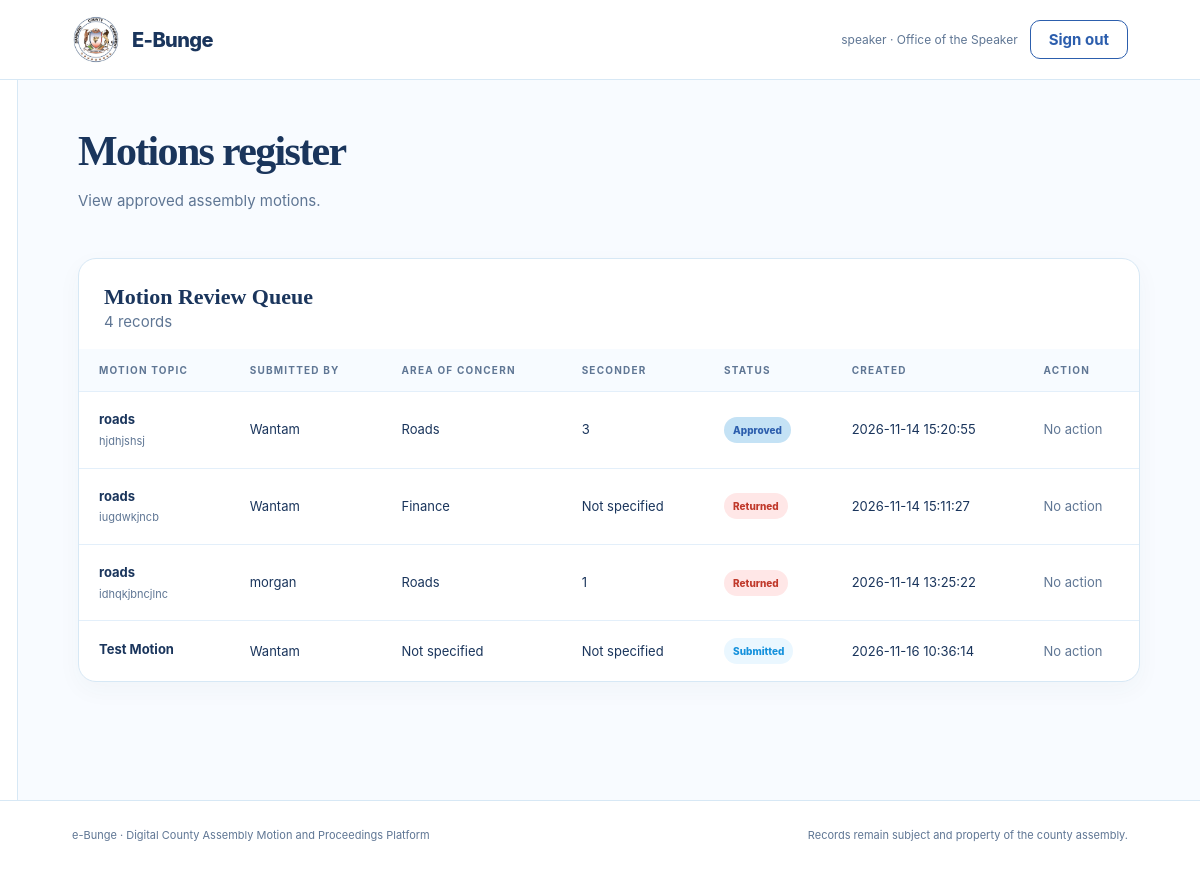
The page /pages/motions.php (signed in) on the database its author committed.
### tables this page shows
CREATE TABLE motions (
    id SERIAL PRIMARY KEY,

    mover_id VARCHAR(50) NOT NULL,             -- Logged-in MCA ID
    seconder_id VARCHAR(50),                   -- Optional at filing

    document_url TEXT NOT NULL,                -- Uploaded signed PDF/Word copy

    status VARCHAR(30) DEFAULT 'PENDING',      -- PENDING, APPROVED, REJECTED

    created_at TIMESTAMP DEFAULT CURRENT_TIMESTAMP,
    updated_at TIMESTAMP DEFAULT CURRENT_TIMESTAMP
, motion_topic VARCHAR(255), motion_details TEXT, proposed_resolution TEXT, area_of_concern VARCHAR(100));

CREATE TABLE users (
      id INTEGER PRIMARY KEY AUTOINCREMENT, work_email TEXT UNIQUE NOT NULL,
      username TEXT UNIQUE NOT NULL, password_hash TEXT NOT NULL, role TEXT NOT NULL,
      created_at TEXT DEFAULT CURRENT_TIMESTAMP, active INTEGER DEFAULT 1
    );

### pages/motions.php (the view, shortened to what this page needs)
<?php
include __DIR__ . '/../includes/page_top.php';
$u = current_user();
if ($u['role'] === 'mca') {
    $stmt = db()->query("
        SELECT m.*, u.username
        FROM motions m
        LEFT JOIN users u ON CAST(u.id AS TEXT) = m.mover_id
        WHERE LOWER(m.status) IN ('approved', 'reviewed')
        ORDER BY m.id DESC
    ");
} else {
    $stmt = db()->query("
        SELECT m.*, u.username
        FROM motions m
        LEFT JOIN users u ON CAST(u.id AS TEXT) = m.mover_id
        ORDER BY m.id DESC
    ");
}
$rows = $stmt->fetchAll();
?>
<div class="page-heading">
    <div>
        <h1>Motions register</h1>
        <p class="muted">
            View approved assembly motions.
        </p>
    </div>
</div>
<section class="panel table-panel">
    <div class="section-head">
        <h2>
            <?= $u['role'] === 'mca'
                ? 'Approved & reviewed Motions'
                : 'Motion Review Queue' ?>
        </h2>
        <span class="muted"><?= count($rows) ?> records</span>
    </div>
    <div class="table-wrap">
        <table>
            <thead>
                <tr>
                    <th>Motion Topic</th>
                    <th>Submitted By</th>
                    <th>Area of Concern</th>
                    <th>Seconder</th>
                    <th>Status</th>
                    <th>Created</th>
                    <th>Action</th>
                </tr>
            </thead>
            <tbody>
                <?php foreach ($rows as $r): ?>
                    <tr>
                        <td>
                            <strong>
                                <?= e($r['motion_topic'] ?? 'Untitled motion') ?>
                            </strong>
                            <small>
                                <?= e(mb_strimwidth(
                                    $r['motion_details'] ?? '',
                                    0,
                                    90,
                                    '…'
                                )) ?>
                            </small>
                        </td>
                        <td>
                            <?= e($r['username'] ?? $r['mover_id'] ?? 'Unknown') ?>
                        </td>
                        <td>
                            <?= e($r['area_of_concern'] ?? 'Not specified') ?>
                        </td>
                        <td>
                            <?= e($r['seconder_id'] ?? 'Not specified') ?>
                        </td>
                        <td>
                            <?= status_badge($r['status']) ?>
                        </td>
                        <td>
                            <?= e($r['created_at']) ?>
                        </td>
                        <td>
                            <?php if ($u['role'] === 'hansard' && $r['status'] === 'submitted'): ?>
                                <form method="post"
                                      action="../backend/motion_action.php"
                                      class="inline-form">
                                    <input type="hidden" name="csrf" value="<?= e(csrf_token()) ?>">
                                    <input type="hidden" name="id" value="<?= (int)$r['id'] ?>">
                                    <button name="action" value="review"
                                            class="btn btn-small" type="submit">
                                        Forward
                                    </button>
                                    <button name="action" value="return"
                                            class="btn btn-small btn-soft" type="submit">
                                        Return
                                    </button>
                                </form>
                            <?php else: ?>
                                <span class="muted">No action</span>
                            <?php endif; ?>
                        </td>
                    </tr>
                <?php endforeach; ?>
            </tbody>
        </table>
    </div>
</section>
<?php include __DIR__ . '/../includes/page_bottom.php'; ?>

### config.php (shortened to what this page needs)
<?php
function db(): PDO {
    static $pdo = null;
    if ($pdo === null) {
        $pdo = new PDO('sqlite:' . DB_PATH);
        $pdo->setAttribute(PDO::ATTR_ERRMODE, PDO::ERRMODE_EXCEPTION);
        $pdo->setAttribute(PDO::ATTR_DEFAULT_FETCH_MODE, PDO::FETCH_ASSOC);
        $pdo->exec('PRAGMA foreign_keys = ON');
    }
    return $pdo;
}
function e($value): string {
    return htmlspecialchars((string)$value, ENT_QUOTES, 'UTF-8');
}
function current_user(): ?array {
    return $_SESSION['user'] ?? null;
}
function status_badge(string $status): string {
    return '<span class="badge badge-' . e($status) . '">' .
        e(ucwords(str_replace('_', ' ', $status))) . '</span>';
}

### assets/css/style.css (style rules this page uses)
:root { --ink: #1A355C; --muted: #5F7694; --deep: #2C5EAD; --mint: #1591DC; --pale: #4BB8FA; --cream: #C4E2F5; --white: #ffffff; --line: #D7E8F5; --shadow: 0 18px 45px rgba(44, 94, 173, 0.12); --radius: 18px; }
* { box-sizing: border-box; }
html { scroll-behavior: smooth; }
body { margin: 0; background: #f8fbff; color: var(--ink); font: 15px/1.6 Inter, ui-sans-serif, system-ui, sans-serif; }
.muted { color: var(--muted); }
.page-heading { display: flex; align-items: flex-end; justify-content: space-between; gap: 20px; margin-bottom: 30px; }
.page-heading h1 { margin: 0 0 7px; font: 700 42px/1.1 Georgia, serif; letter-spacing: -0.04em; }
.panel { padding: 25px; border: 1px solid var(--line); border-radius: var(--radius); background: white; box-shadow: 0 8px 25px rgba(48,87,72,0.04); }
.panel h2 { margin: 0; font: 700 22px Georgia, serif; }
.table-panel { padding: 0; overflow: hidden; }
.table-panel .section-head { padding: 25px 25px 15px; }
.table-wrap { overflow-x: auto; }
table { width: 100%; min-width: 680px; border-collapse: collapse; text-align: left; }
th { padding: 13px 20px; background: #f7fbff; color: var(--muted); font-size: 10px; letter-spacing: 0.12em; text-transform: uppercase; }
td { padding: 17px 20px; border-top: 1px solid #e3effa; font-size: 13px; vertical-align: middle; }
td strong, td small { display: block; }
td small { margin-top: 3px; color: var(--muted); font-size: 11px; }
.badge { display: inline-block; padding: 5px 9px; border-radius: 30px; background: #eef3ef; color: var(--muted); font-size: 10px; font-weight: 800; }
.badge-approved, .badge-attended, .badge-excused { background: #C4E2F5; color: #2C5EAD; }
.badge-pending, .badge-submitted, .badge-reviewed { background: #EAF7FF; color: #1591DC; }
.badge-returned, .badge-rejected, .badge-denied, .badge-missed { background: #FFE7E7; color: #C0392B; }

### rows shown on the page
motions: motion_topic "roads", motion_details "hjdhjshsj", users.username "Wantam", area_of_concern "Roads", seconder "3", status "Approved", created_at "2026-11-14 15:20:55", shows "No action"
motions: motion_topic "roads", motion_details "iugdwkjncb", users.username "Wantam", area_of_concern "Finance", seconder "Not specified", status "Returned", created_at "2026-11-14 15:11:27", shows "No action"
motions: motion_topic "roads", motion_details "idhqkjbncjlnc", users.username "morgan", area_of_concern "Roads", seconder "1", status "Returned", created_at "2026-11-14 13:25:22", shows "No action"
motions: motion_topic "Test Motion", users.username "Wantam", area_of_concern "Not specified", seconder "Not specified", status "Submitted", created_at "2026-11-16 10:36:14", shows "No action"

### other values the page prints
$user['username'] "speaker"
role_name($user['role']) "Office of the Speaker"
count($rows) "4"
